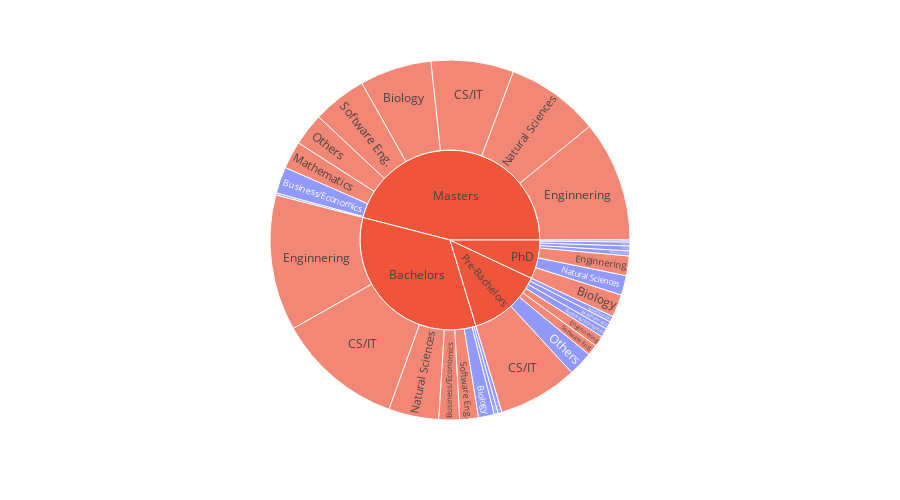

The notebook cell saved with this chart:
### Code cell
#Let's do some more with Barplot
px.sunburst(chilla, values='Code_Time', color='Fvrt_Program_Lng', path=['Qualification_completed','field_of_study'],hover_name='field_of_study',height=500)

### Figure 1 — Plotly figure (JSON) as saved in the notebook; plotly's stock layout.template omitted (floating-point values rounded to 4 significant figures)
{"data": [{"branchvalues": "total", "customdata": [["Python"], ["Python"], ["Python"], ["Python"], ["Python"], ["Python"], ["(?)"], ["Python"], ["Python"], ["(?)"], ["(?)"], ["(?)"], ["Python"], ["Python"], ["(?)"], ["(?)"], ["(?)"], ["(?)"], ["Python"], ["Python"], ["(?)"], ["(?)"], ["(?)"], ["(?)"], ["(?)"], ["(?)"], ["Python"], ["(?)"], ["(?)"], ["Python"], ["(?)"], ["(?)"], ["(?)"], ["(?)"], ["(?)"]], "domain": {"x": [0, 1], "y": [0, 1]}, "hovertemplate": "<b>%{hovertext}</b><br><br>labels=%{label}<br>Code_Time=%{value}<br>parent=%{parent}<br>id=%{id}<br>Fvrt_Program_Lng=%{customdata[0]}<extra></extra>", "hovertext": ["Mathematics", "Business/Economics", "Business/Economics", "Natural Sciences", "Natural Sciences", "Others", "Others", "Others", "Others", "Software Eng.", "Natural Sciences", "Software Eng.", "Statistics", "Statistics", "(?)", "(?)", "Software Eng.", "Natural Sciences", "Biology", "Mathematics", "Mathematics", "Enginnering", "Enginnering", "Enginnering", "Enginnering", "CS/IT", "CS/IT", "CS/IT", "CS/IT", "Business/Economics", "Business/Economics", "Biology", "Biology", "(?)", "(?)"], "ids": ["Pre-Bachelors/Mathematics", "Masters/Business/Economics", "PhD/Business/Economics", "PhD/Natural Sciences", "Pre-Bachelors/Natural Sciences", "Bachelors/Others", "Masters/Others", "PhD/Others", "Pre-Bachelors/Others", "Masters/Software Eng.", "Masters/Natural Sciences", "Pre-Bachelors/Software Eng.", "Bachelors/Statistics", "Masters/Statistics", "Bachelors", "Masters", "Bachelors/Software Eng.", "Bachelors/Natural Sciences", "Bachelors/Biology", "PhD/Mathematics", "Masters/Mathematics", "Pre-Bachelors/Enginnering", "PhD/Enginnering", "Masters/Enginnering", "Bachelors/Enginnering", "Pre-Bachelors/CS/IT", "PhD/CS/IT", "Masters/CS/IT", "Bachelors/CS/IT", "Pre-Bachelors/Business/Economics", "Bachelors/Business/Economics", "PhD/Biology", "Masters/Biology", "PhD", "Pre-Bachelors"], "labels": ["Mathematics", "Business/Economics", "Business/Economics", "Natural Sciences", "Natural Sciences", "Others", "Others", "Others", "Others", "Software Eng.", "Natural Sciences", "Software Eng.", "Statistics", "Statistics", "Bachelors", "Masters", "Software Eng.", "Natural Sciences", "Biology", "Mathematics", "Mathematics", "Enginnering", "Enginnering", "Enginnering", "Enginnering", "CS/IT", "CS/IT", "CS/IT", "CS/IT", "Business/Economics", "Business/Economics", "Biology", "Biology", "PhD", "Pre-Bachelors"], "marker": {"colors": ["#636efa", "#636efa", "#636efa", "#636efa", "#636efa", "#636efa", "#EF553B", "#636efa", "#636efa", "#EF553B", "#EF553B", "#EF553B", "#636efa", "#636efa", "#EF553B", "#EF553B", "#EF553B", "#EF553B", "#636efa", "#636efa", "#EF553B", "#EF553B", "#EF553B", "#EF553B", "#EF553B", "#EF553B", "#636efa", "#EF553B", "#EF553B", "#636efa", "#EF553B", "#EF553B", "#EF553B", "#EF553B", "#EF553B"]}, "name": "", "parents": ["Pre-Bachelors", "Masters", "PhD", "PhD", "Pre-Bachelors", "Bachelors", "Masters", "PhD", "Pre-Bachelors", "Masters", "Masters", "Pre-Bachelors", "Bachelors", "Masters", "", "", "Bachelors", "Bachelors", "Bachelors", "PhD", "Masters", "Pre-Bachelors", "PhD", "Masters", "Bachelors", "Pre-Bachelors", "PhD", "Masters", "Bachelors", "Pre-Bachelors", "Bachelors", "PhD", "Masters", "", ""], "type": "sunburst", "values": [8, 27, 2, 20, 6, 4, 33, 4, 25, 55, 95, 11, 4, 2, 381, 520, 19, 51, 16, 5, 28, 11, 20, 123, 138, 81, 5, 84, 128, 9, 21, 23, 73, 79, 151]}], "layout": {"height": 500, "legend": {"tracegroupgap": 0}, "margin": {"t": 60}}}
